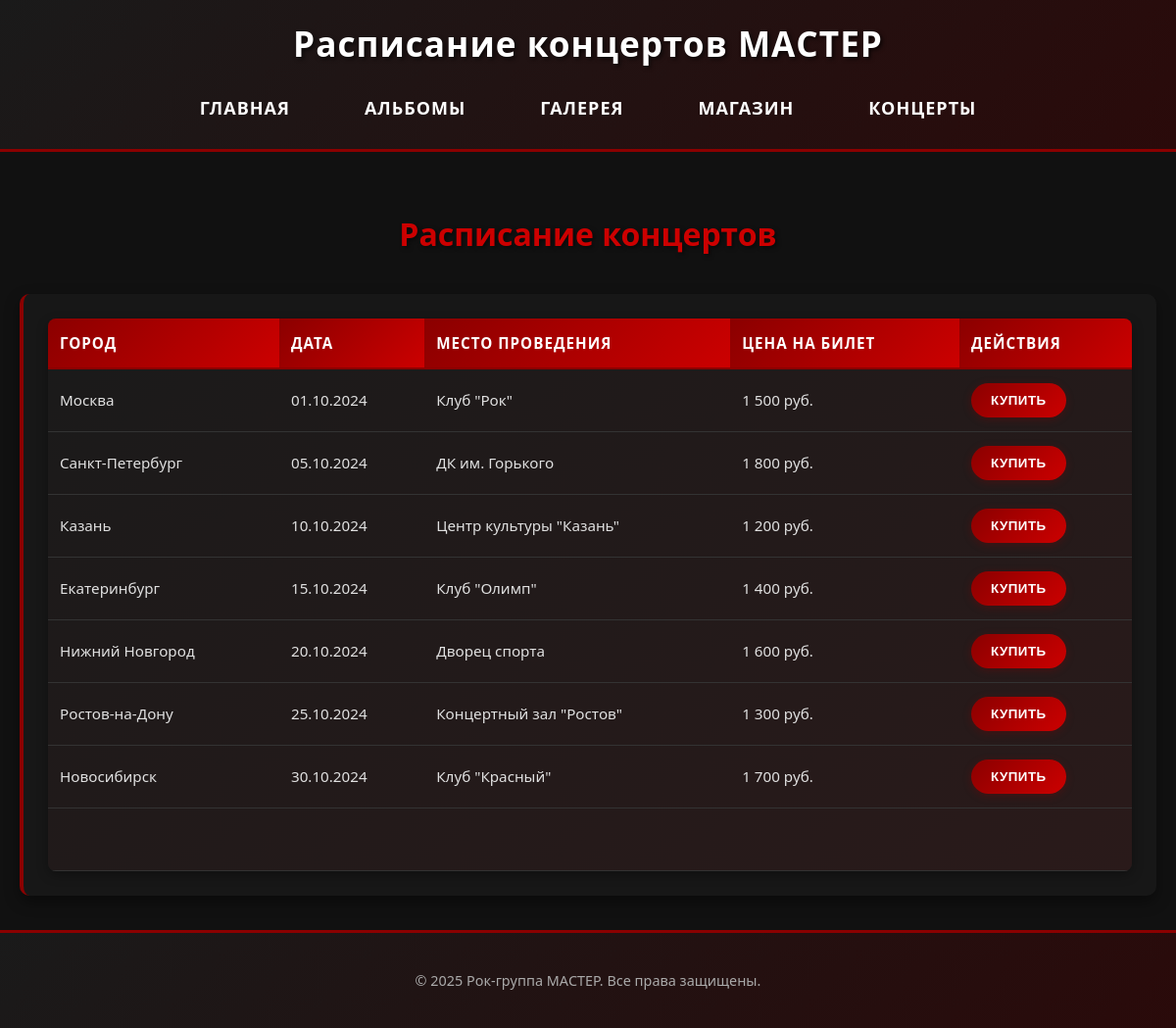
/concerts/concerts.php, run on the app's committed database.
### tables this page shows
CREATE TABLE `concerts` (
  `id` int NOT NULL,
  `city` varchar(100) NOT NULL,
  `date` date NOT NULL,
  `venue` varchar(255) NOT NULL,
  `price` decimal(10,2) NOT NULL
);

### concerts/concerts.php (the view, shortened to what this page needs)
<?php
$db = new Database();
$connection = $db->getConnection();
$query = "SELECT * FROM concerts
-- WHERE date >= CURDATE() ORDER BY date
";
$stmt = $connection->prepare($query);
$stmt->execute();
$concerts = $stmt->fetchAll(PDO::FETCH_ASSOC);
?>
<!DOCTYPE html>
<html lang="ru">
<head>
    <link rel="stylesheet" href="concerts.css">
</head>
<body>
   <header>
       <h1 style="text-align: center;">Расписание концертов МАСТЕР</h1>
    </header>
   <main>
       <h2 style="text-align: center;">Расписание концертов</h2>
    <div class="concerts-container">
        <?php if (empty($concerts)): ?>
            <div class="no-concerts">
                <h3>На данный момент запланированных концертов нет</h3>
                <p>Следите за обновлениями!</p>
            </div>
        <?php else: ?>
            <table class="concerts-table">
                <thead>
                    <tr>
                        <th>Город</th>
                        <th>Дата</th>
                        <th>Место проведения</th>
                        <th>Цена на билет</th>
                        <th>Действия</th>
                    </tr>
                </thead>
                <tbody>
                    <?php foreach ($concerts as $concert): ?>
                    <tr>
                        <td data-label="Город"><?php echo htmlspecialchars($concert['city']); ?></td>
                        <td data-label="Дата"><?php echo date('d.m.Y', strtotime($concert['date'])); ?></td>
                        <td data-label="Место проведения"><?php echo htmlspecialchars($concert['venue']); ?></td>
                        <td data-label="Цена на билет"><?php echo number_format($concert['price'], 0, '', ' '); ?> руб.</td>
                        <td data-label="Действия">
                            <button class="buy-btn" onclick="showAlert('<?php echo htmlspecialchars($concert['city']); ?>', '<?php echo date('d.m.Y', strtotime($concert['date'])); ?>')">
                                Купить
                            </button>
                        </td>
                    </tr>
                    <?php endforeach; ?>
                </tbody>
            </table>
        <?php endif; ?>
    </div>
   </main>
    <footer>
         <p>&copy; <?php echo date('Y'); ?> Рок-группа МАСТЕР. Все права защищены.</p>
     </footer>
</body>
</html>

### concerts/concerts.css (style rules this page uses)
body { font-family: 'Segoe UI', Tahoma, Geneva, Verdana, sans-serif; background-color: #0a0a0a; color: #e0e0e0; margin: 0; padding: 0; background-image: radial-gradient(circle at 10% 20%, rgba(90, 0, 0, 0.1) 0%, transparent 20%), radial-gradient(circle at 90% 80%, rgba(90, 0, 0, 0.1) 0%, transparent 20%); min-height: 100vh; display: flex; flex-direction: column; }
header { background: linear-gradient(135deg, #1a1a1a 0%, #2a0a0a 100%); padding: 20px 0; text-align: center; border-bottom: 3px solid #8b0000; box-shadow: 0 4px 12px rgba(139, 0, 0, 0.3); }
h1 { color: #fff; margin: 0; font-size: 2.5em; text-shadow: 2px 2px 4px rgba(0, 0, 0, 0.7); letter-spacing: 1px; }
main { padding: 40px 20px; background-color: #111; max-width: 1200px; margin: 0 auto; flex: 1; width: 100%; box-sizing: border-box; min-height: 75vh; }
h2 { text-align: center; color: #cc0000; font-size: 2.2em; margin-bottom: 40px; text-shadow: 2px 2px 4px rgba(0, 0, 0, 0.5); }
.concerts-container { background-color: rgba(26, 26, 26, 0.8); border-radius: 10px; padding: 30px; border-left: 4px solid #8b0000; box-shadow: 0 6px 15px rgba(0, 0, 0, 0.4); }
.concerts-table { width: 100%; border-collapse: collapse; margin: 0 auto; background: linear-gradient(145deg, #1a1a1a, #2a1a1a); border-radius: 8px; overflow: hidden; box-shadow: 0 4px 12px rgba(0, 0, 0, 0.3); }
.concerts-table th { background: linear-gradient(135deg, #8b0000, #cc0000); color: #fff; padding: 15px 12px; text-align: left; font-weight: bold; text-transform: uppercase; letter-spacing: 1px; border-bottom: 2px solid #8b0000; }
.concerts-table td { padding: 14px 12px; border-bottom: 1px solid #333; transition: all 0.3s ease; color: #e0e0e0; }
.concerts-table tbody tr { transition: all 0.3s ease; }
.buy-btn { background: linear-gradient(135deg, #8b0000, #cc0000); color: white; border: none; padding: 10px 20px; border-radius: 20px; cursor: pointer; font-weight: bold; transition: all 0.3s ease; text-transform: uppercase; letter-spacing: 0.5px; box-shadow: 0 2px 8px rgba(139, 0, 0, 0.3); }
footer { text-align: center; padding: 25px 0; background: linear-gradient(135deg, #1a1a1a 0%, #2a0a0a 100%); border-top: 3px solid #8b0000; color: #aaa; font-size: 0.9em; width: 100%; box-sizing: border-box; }
@media screen and (max-width: 1440px) { main { padding: 35px 20px; } }
@media screen and (max-width: 1440px) { .concerts-container { padding: 25px; } }
@media screen and (max-width: 1200px) { h1 { font-size: 2.2em; } }
@media screen and (max-width: 1200px) { h2 { font-size: 2em; } }
@media screen and (max-width: 1200px) { .concerts-table { font-size: 0.95em; } }

### data on the page
concerts: city "Москва", date "01.10.2024", venue "Клуб \"Рок\"", price "1 500"
concerts: city "Санкт-Петербург", date "05.10.2024", venue "ДК им. Горького", price "1 800"
concerts: city "Казань", date "10.10.2024", venue "Центр культуры \"Казань\"", price "1 200"
concerts: city "Екатеринбург", date "15.10.2024", venue "Клуб \"Олимп\"", price "1 400"
concerts: city "Нижний Новгород", date "20.10.2024", venue "Дворец спорта", price "1 600"
concerts: city "Ростов-на-Дону", date "25.10.2024", venue "Концертный зал \"Ростов\"", price "1 300"
concerts: city "Новосибирск", date "30.10.2024", venue "Клуб \"Красный\"", price "1 700"
